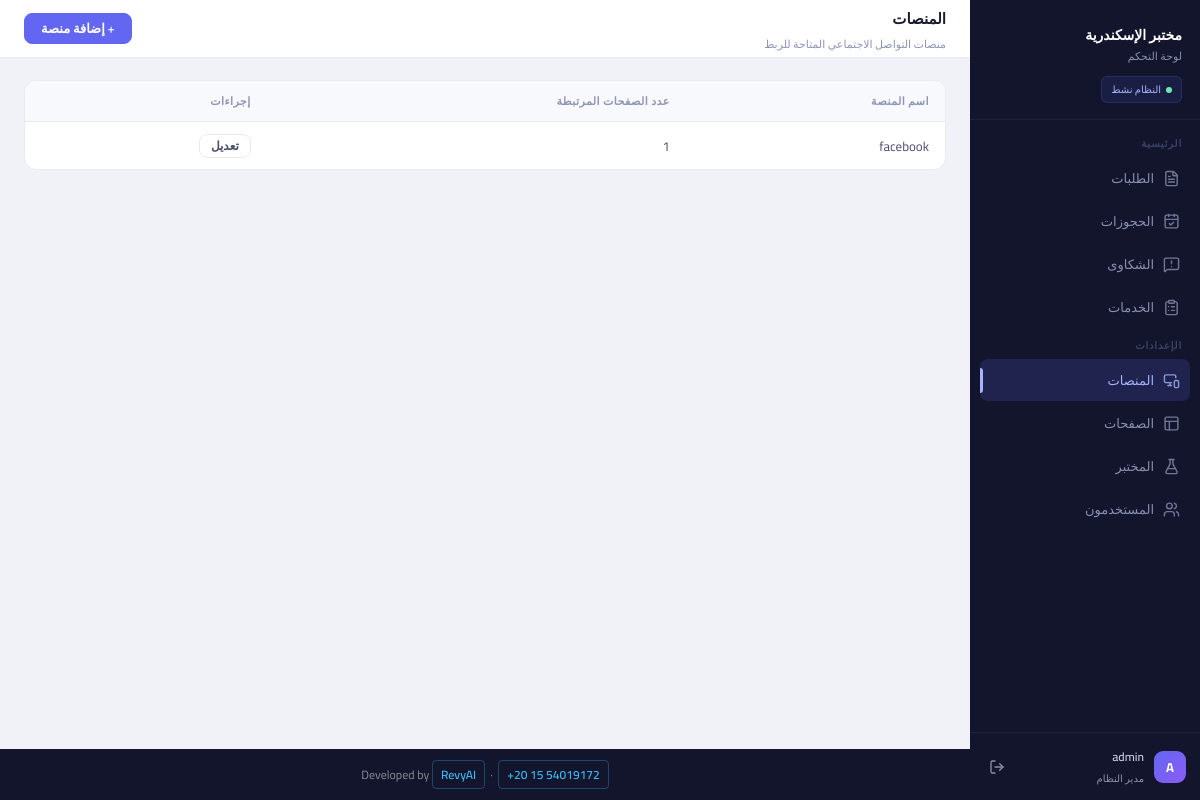
Screenshot of /platforms (signed in) with the database file from the repository.
### models/models.py (models this page shows)
class User(db.Model, UserMixin):
    __tablename__ = "users"
    id = db.Column(db.Integer, primary_key=True)
    username = db.Column(db.String(50), unique=True, nullable=False)
    password = db.Column(db.String(50), nullable=False)

class Platform(db.Model):
    __tablename__ = 'platforms'
    id   = db.Column(db.Integer, primary_key=True)
    name = db.Column(db.String(100), nullable=False)
    pages = db.relationship('Page', backref='platform', lazy=True)

### app.py (the view)
@app.route('/platforms')
@login_required
def list_platforms():
    platforms, msg = PlatformService.get_all_platforms()
    return render_template('platforms/list.html', platforms=platforms)

### app.py (called while the page is built)
@login_manager.user_loader
def load_user(user_id):
    return db.session.get(User, int(user_id))

@app.context_processor
def inject_globals():
    from models.models import Inquiry, Status
    try:
        pending_count = Inquiry.query.filter_by(status=Status.PENDING).count()
    except Exception:
        pending_count = 0
    return dict(pending_inquiries_count=pending_count)

### software_services/platform_services.py (called while the page is built)
    @staticmethod
    def get_all_platforms():
        platforms = Platform.query.options(joinedload(Platform.pages)).all()
        return platforms, "تم العثور على جميع المنصات"

### templates/platforms/list.html (shortened to what this page needs)
{% extends 'base.html' %}
{% block topbar_title %}المنصات{% endblock %}
{% block topbar_sub %}منصات التواصل الاجتماعي المتاحة للربط{% endblock %}
{% block topbar_actions %}
  <a href="{{ url_for('create_platform') }}" class="btn btn-primary">+ إضافة منصة</a>
{% endblock %}
{% block content %}
<div class="card">
  <div class="table-wrapper">
    <table class="table">
      <thead>
        <tr>
          <th>اسم المنصة</th>
          <th>عدد الصفحات المرتبطة</th>
          <th>إجراءات</th>
        </tr>
      </thead>
      <tbody>
        {% for platform in platforms %}
        <tr>
          <td>{{ platform.name }}</td>
          <td>{{ platform.pages|length }}</td>
          <td class="actions-cell">
            <a href="{{ url_for('edit_platform', platform_id=platform.id) }}" class="btn btn-ghost btn-sm">تعديل</a>
          </td>
        </tr>
        {% else %}
        <tr>
          <td colspan="3" class="empty-row">لا توجد منصات مضافة حتى الآن</td>
        </tr>
        {% endfor %}
      </tbody>
    </table>
  </div>
</div>
{% endblock %}

### templates/base.html (shortened to what this page needs)
<!DOCTYPE html>
<html lang="ar" dir="rtl">
<head>
  <link rel="stylesheet" href="{{ url_for('static', filename='css/style.css') }}">
</head>
<body>
<aside class="sidebar" id="sidebar">
  <div class="sidebar-logo">
    <div class="lab-name">مختبر الإسكندرية</div>
    <div class="lab-sub">لوحة التحكم</div>
    <div class="sidebar-status">النظام نشط</div>
  </div>
  <div class="nav-section">
    <p class="nav-section-label">الرئيسية</p>
    <a href="{{ url_for('list_inquiries') }}"
       class="nav-item {% if request.endpoint == 'list_inquiries' %}active{% endif %}">
      <i data-lucide="file-text" class="nav-icon"></i>
      الطلبات
    </a>
    <a href="{{ url_for('list_bookings') }}"
       class="nav-item {% if request.endpoint == 'list_bookings' %}active{% endif %}">
      <i data-lucide="calendar-check" class="nav-icon"></i>
      الحجوزات
    </a>
    <a href="{{ url_for('list_complaints') }}"
       class="nav-item {% if request.endpoint == 'list_complaints' %}active{% endif %}">
      <i data-lucide="message-square-warning" class="nav-icon"></i>
      الشكاوى
    </a>
    <a href="{{ url_for('list_services') }}"
       class="nav-item {% if request.endpoint in ['list_services','create_service','edit_service'] %}active{% endif %}">
      <i data-lucide="clipboard-list" class="nav-icon"></i>
      الخدمات
    </a>
    <p class="nav-section-label">الإعدادات</p>
    <a href="{{ url_for('list_platforms') }}"
       class="nav-item {% if request.endpoint in ['list_platforms','create_platform','edit_platform'] %}active{% endif %}">
      <i data-lucide="monitor-smartphone" class="nav-icon"></i>
      المنصات
    </a>
    <a href="{{ url_for('list_pages') }}"
       class="nav-item {% if request.endpoint in ['list_pages','create_page','edit_page'] %}active{% endif %}">
      <i data-lucide="layout" class="nav-icon"></i>
      الصفحات
    </a>
    <a href="{{ url_for('laboratory_settings') }}"
       class="nav-item {% if request.endpoint == 'laboratory_settings' %}active{% endif %}">
      <i data-lucide="flask-conical" class="nav-icon"></i>
      المختبر
    </a>
    <a href="{{ url_for('users') }}"
       class="nav-item {% if request.endpoint in ['users','create_user','edit_user'] %}active{% endif %}">
      <i data-lucide="users" class="nav-icon"></i>
      المستخدمون
    </a>
  </div>
  <div class="sidebar-footer">
    <div class="sidebar-user">
      <div class="avatar">{{ current_user.username[0]|upper }}</div>
      <div class="user-info">
        <div class="user-name">{{ current_user.username }}</div>
        <div class="user-role">مدير النظام</div>
      </div>
      <a href="{{ url_for('logout') }}" class="logout-btn" title="تسجيل الخروج">
        <i data-lucide="log-out" style="width:16px;height:16px;"></i>
      </a>
    </div>
  </div>
</aside>
<div class="main-wrapper">
  <div class="topbar">
    <div class="topbar-left">
      <div class="topbar-title">{% block topbar_title %}{% endblock %}</div>
      <div class="topbar-sub">{% block topbar_sub %}{% endblock %}</div>
    </div>
    <div class="topbar-actions">
      {% block topbar_actions %}{% endblock %}
    </div>
  </div>
  <main class="main-content">
    {% block content %}{% endblock %}
  </main>
  <div class="site-footer">
    Developed by
    <a href="https://revyai.tech" target="_blank">RevyAI</a>
    &nbsp;·&nbsp;
    <a href="https://wa.me/201554019172" target="_blank">+20 15 54019172</a>
  </div>
</div>
</body>
</html>

### rows the page displays
User: username "A", username "admin"
Platform: name "facebook", pages|length "1"
